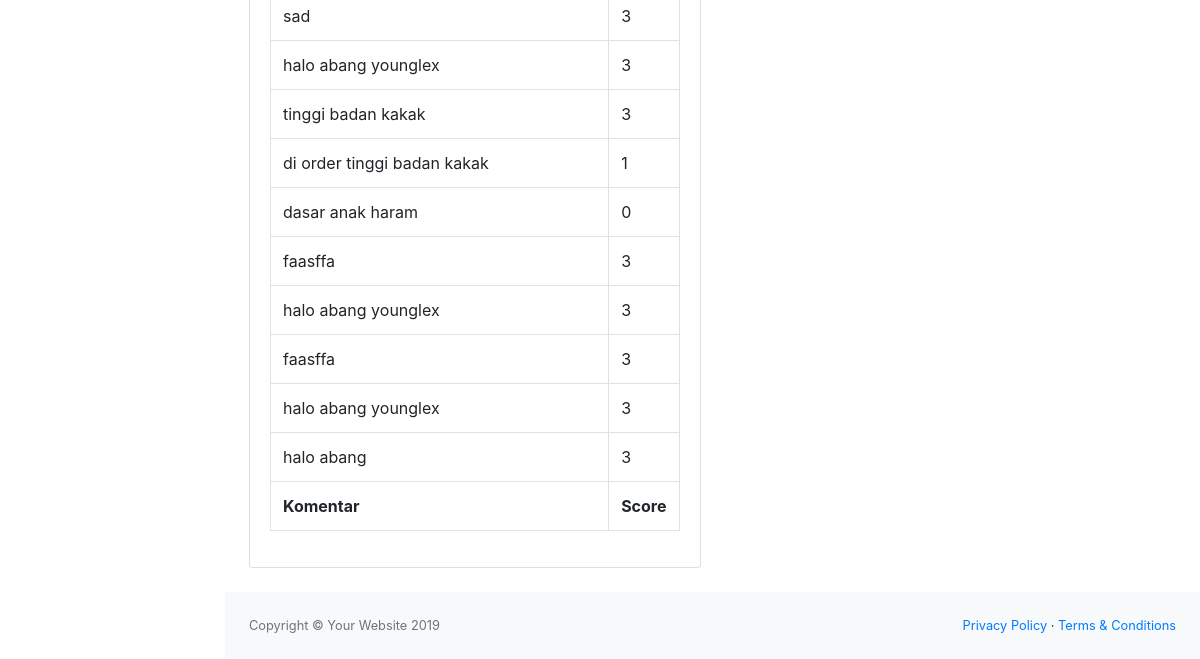
The page /riwayat_uji (signed in, lower part) on the database as committed earlier.
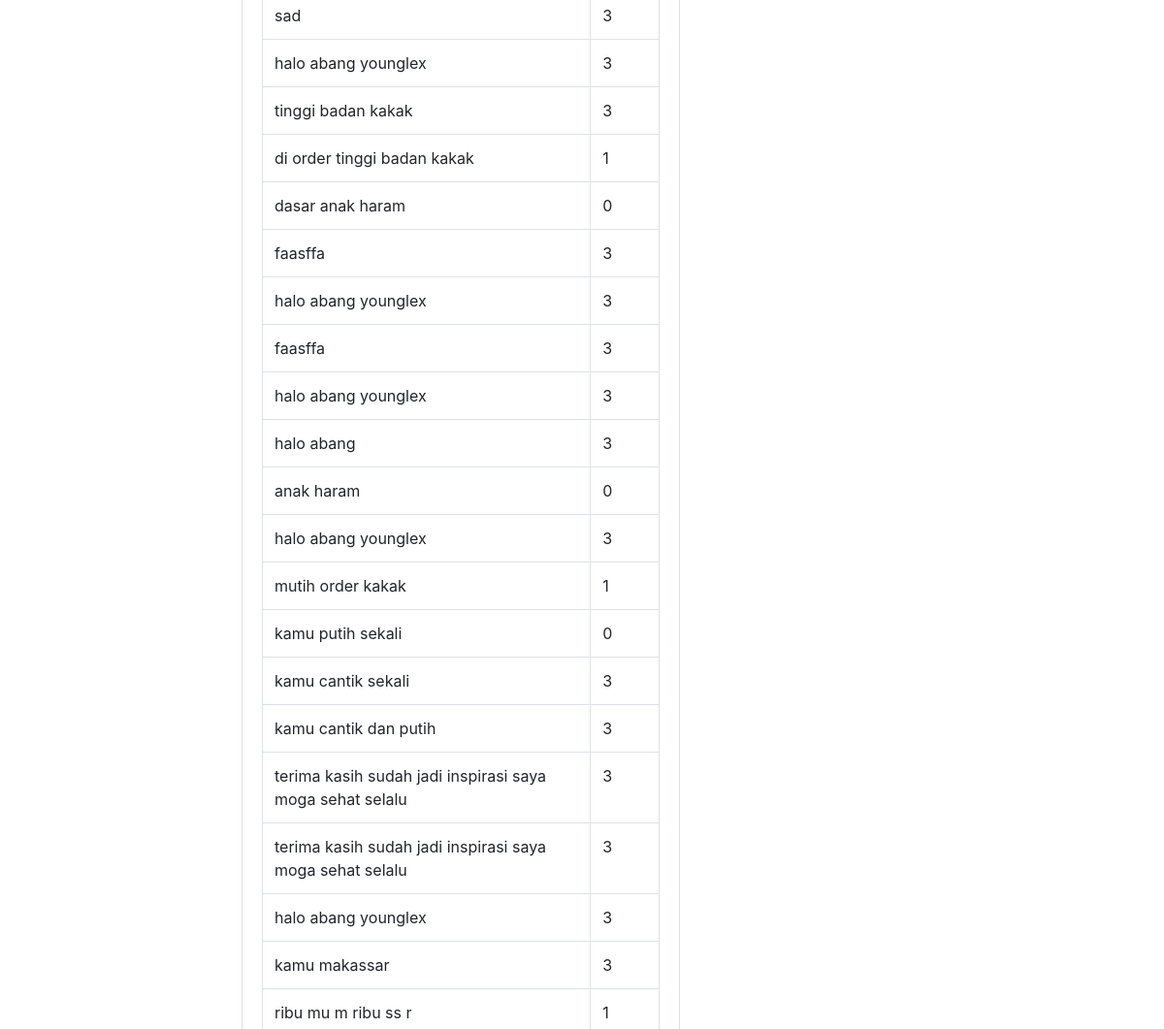
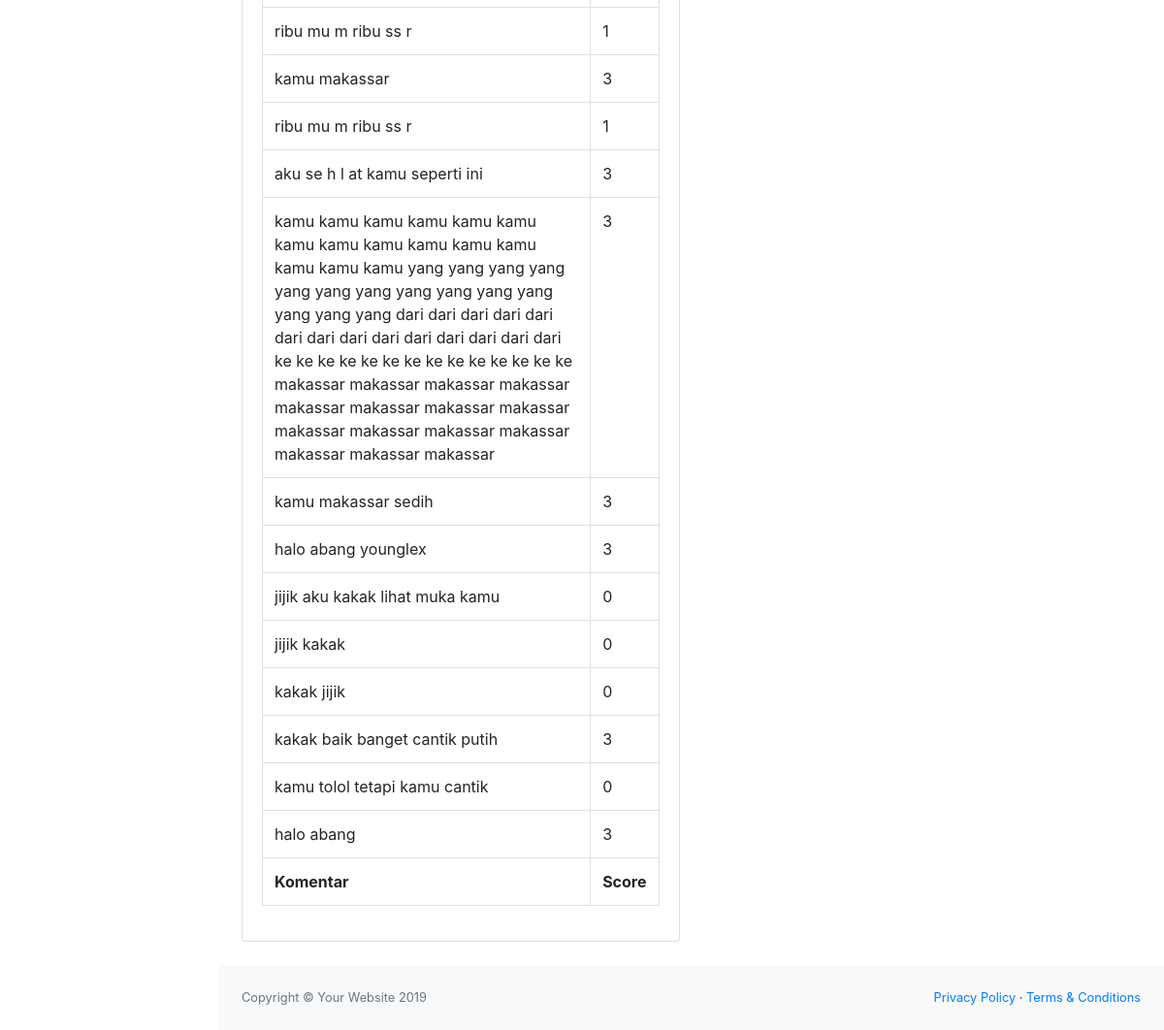
The same page on the database as committed later (2 pictures, top to bottom).
### tables this page shows
CREATE TABLE "riwayat" (
	"id"	INTEGER PRIMARY KEY AUTOINCREMENT,
	"kalimat"	TEXT,
	"label"	INTEGER
);

### app.py (the view)
@app.route('/riwayat_uji',methods=['GET','POST'])
def riwayat_uji():
    return admin.riwayat_uji()

### admin.py (called while the page is built)
def get_session():
    if 'username' in session:
        s=session['username']
        return s

def riwayat_uji():
    x = get_session()
    if x:
        connection = sqlite3.connect('data/Admin.db')
        conn=connection.cursor()
        cursor=conn.execute('SELECT * FROM riwayat')
        item = cursor.fetchall()
        connection.commit()
        conn.close()
        connection.close()
        connection = sqlite3.connect('data/riwayat_instagram.db')
        conn = connection.cursor()
        cursor = conn.execute('SELECT * FROM riwayat_instagram')
        item2 = cursor.fetchall()
        connection.commit()
        conn.close()
        connection.close()
        return render_template('riwayat_uji.html',item1=item,item2=item2)
    else:
        return render_template('session.html', message='No Session Available')

### templates/riwayat_uji.html (shortened to what this page needs)
{% extends 'base_admin.html' %}
{% block body %}
<div id="layoutSidenav_content">
                <main>
                    <div class="container-fluid">
                        <div class="row">
                            <div class="col-xl-6">
                                <div class="card mb-4">
                                <div class="card-body">
                                    <div class="table-responsive">
                                        <table class="table table-bordered" id="dataTable" width="100%" cellspacing="0">
                                            <tfoot>
                                            <tr>
                                                <th>Komentar</th>
                                                <th>Score</th>
                                            </tr>
                                            </tfoot>
                                            <tbody>
                                            {% for item in item1 %}
                                            <tr>
                                                <td>{{item[1]}}</td>
                                                <td>{{item[2]}}</td>
                                            </tr>
                                        {% endfor %}
                                            </tbody>
                                        </table>
                                    </div>
                                </div>
                            </div>
                            </div>
                            <div class="col-xl-6">
                            </div>
                        </div>
                    </div>
                </main>
                <footer class="py-4 bg-light mt-auto">
                    <div class="container-fluid">
                        <div class="d-flex align-items-center justify-content-between small">
                            <div class="text-muted">Copyright &copy; Your Website 2019</div>
                            <div>
                                <a href="#">Privacy Policy</a>
                                &middot;
                                <a href="#">Terms &amp; Conditions</a>
                            </div>
                        </div>
                    </div>
                </footer>
            </div>
        </div>
{% endblock %}

### templates/base_admin.html (shortened to what this page needs)
<!DOCTYPE html>
<html lang="en">
    <head>
        <link href="{{ url_for('static', filename='css/styles.css') }}" rel="stylesheet" />
        <link href="https://cdn.datatables.net/1.10.20/css/dataTables.bootstrap4.min.css" rel="stylesheet" />
  </head>
  <body class="sb-nav-fixed">
        <div id="layoutSidenav">
      {% block body %}
      {% endblock %}
  </body>
</html>

Rows that differ between the two databases and show on the page:
added riwayat: kalimat "anak haram", label "0"
added riwayat: kalimat "halo abang younglex", label "3"
added riwayat: kalimat "mutih order kakak", label "1"
added riwayat: kalimat "kamu putih sekali", label "0"
added riwayat: kalimat "kamu cantik sekali", label "3"
added riwayat: kalimat "kamu cantik dan putih", label "3"
added riwayat: kalimat "terima kasih sudah jadi inspirasi saya moga sehat selalu", label "3"
added riwayat: kalimat "terima kasih sudah jadi inspirasi saya moga sehat selalu", label "3"
added riwayat: kalimat "halo abang younglex", label "3"
added riwayat: kalimat "kamu makassar", label "3"
added riwayat: kalimat "ribu mu m ribu ss r", label "1"
added riwayat: kalimat "ribu mu m ribu ss r", label "1"
added riwayat: kalimat "kamu makassar", label "3"
added riwayat: kalimat "ribu mu m ribu ss r", label "1"
added riwayat: kalimat "aku se h l at kamu seperti ini", label "3"
added riwayat: kalimat "kamu kamu kamu kamu kamu kamu kamu kamu kamu kamu kamu kamu kamu kamu kamu yang yang yang yang yang yang yang yang yang yang yang yang yang yang dari dari dari dari dari dari dari dari dari dari dari dari dari dari ke ke ke ke ke ke ke ke ke ke ke ke ke ke makassar makassar makassar makassar makassar makassar makassar makassar makassar makassar makassar makassar makassar makassar makassar", label "3"
added riwayat: kalimat "kamu makassar sedih", label "3"
added riwayat: kalimat "halo abang younglex", label "3"
added riwayat: kalimat "jijik aku kakak lihat muka kamu", label "0"
added riwayat: kalimat "jijik kakak", label "0"
added riwayat: kalimat "kakak jijik", label "0"
added riwayat: kalimat "kakak baik banget cantik putih", label "3"
added riwayat: kalimat "kamu tolol tetapi kamu cantik", label "0"
added riwayat: kalimat "halo abang", label "3"
